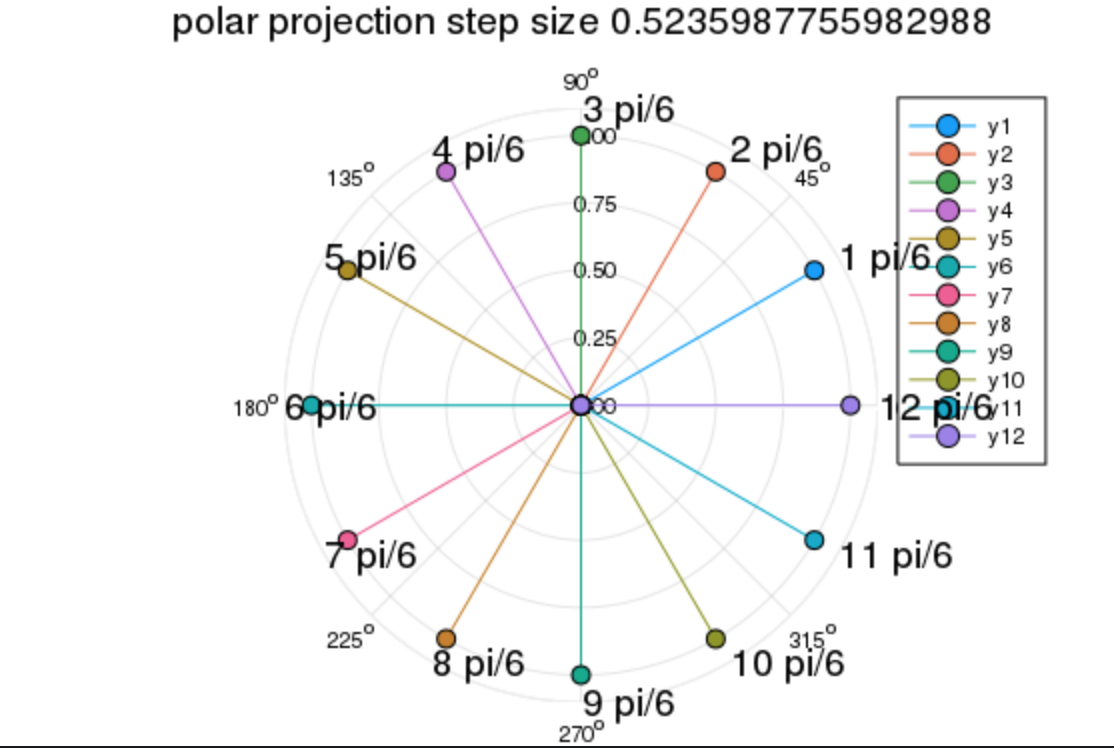

Generate this figure with Julia:
# Q(1) general question: how to plot n-th roots on the unit circle in polar projection in Julia
using Plots; gr()

# set step size θ
θ = π/6

# plot points at angle θ at step size π/6 from 0 to 2π, points on the circle NOT to be beconnected, a way to do that is
# plot one root at a time as a segment with first end point at orign [0,0], and second end point at [i*π/6,1].
# Q(2): is this the intended/natural way to do this type of plot?
b1=Float64[1:2;].-1.0

# Q(3): how to plot "π/6" instead of the value of θ in plot title and in annotations?
plot(proj=:polar, m=0, title="polar projection step size $θ")
for i in 1:Int64(2π/θ)
    # with marker point size m=5
    plot!(0:i*π/6:i*π/6, b1, m=5, annotations=(b1[2]*cos(i*π/6), b1[2]*sin(i*π/6), text("$i π/6", :left)))
end

# don't know why, but won't display the graph without the following statement
# Q(4): why is it that without the following statement, the code doesn't display anything?
plot!()
